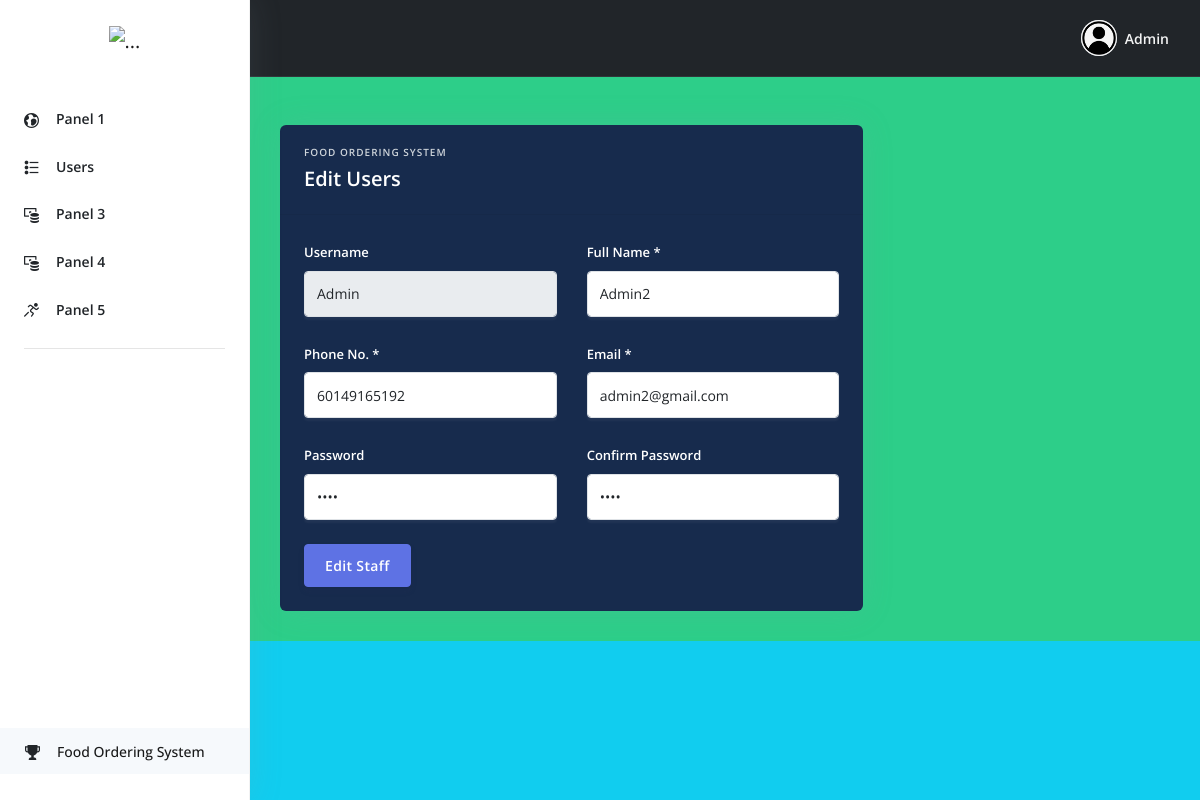
Screenshot of /Project/FoodOrderingSystem1.0/Admin/edituser.php?usrID=Admin (signed in) with the database file from the repository.
### tables this page shows
CREATE TABLE `users` (
  `username` varchar(50) NOT NULL,
  `password` varchar(255) NOT NULL,
  `name` varchar(255) NOT NULL,
  `email` varchar(255) NOT NULL,
  `Hp` varchar(99) NOT NULL,
  `type_user` varchar(255) NOT NULL,
  `ownerCategory` int(9) DEFAULT NULL
);

### Project/FoodOrderingSystem1.0/Admin/edituser.php (the view, shortened to what this page needs)
<!DOCTYPE html>
<?php
if(isset($_SESSION['username'])){
    $user = $_GET['usrID'];
?>
<html>
<?php include('topnav.php');?>
<body class="bg-info">
  <?php include('sidenav.php');?>
  <div class="main-content" id="panel">
    <div class="header bg-success pb-6">
      <div class="container-fluid">
        <br><br>
      </div>
    </div>
    <div class="container-fluid mt--6 bg-success">
      <div class="row">
        <div class="col-xl-8">
          <div class="card bg-default">
            <div class="card-header bg-transparent">
              <div class="row align-items-center">
                <div class="col">
                  <h6 class="text-light text-uppercase ls-1 mb-1">Food Ordering System</h6>
                  <h5 class="h2 text-white mb-0">Edit Users</h5>
                </div>
              </div>
            </div>
                <div class="card-body">
        <?php
        include "../Auth/connection.php";
        $JqueryGet = "select * from users WHERE username = '".$user."'";
        $JresultGet = mysqli_query($link,$JqueryGet);
        if(!$JresultGet)
        {
            die ("Invalid Query - get Items List: ". mysqli_error($link));
        }
        else
        {
            $row= mysqli_fetch_array($JresultGet, MYSQLI_BOTH);
?>
<form action="edituser.php" method="POST">
	<div class="row">
		<div class="col-xl-6">
			<div class="form-group">
				<label for="exampleFormControlInput1" class="h5 text-white mb-2" >Username</label>
				<input type="text" class="form-control text-dark" id="exampleFormControlInput1" name="username" value="<?php echo $row['username'];?>" disabled>
			</div>
			<div class="form-group">
				<label for="exampleFormControlInput1" class="h5 text-white mb-2" >Phone No. *</label>
				<input type="text" class="form-control text-dark" id="exampleFormControlInput1" name="number" value="<?php echo $row['Hp'];?>" required>
			</div>
			<div class="form-group">
				<label for="exampleFormControlInput1" class="h5 text-white mb-2" >Password </label>
				<input type="password" class="form-control text-dark" id="exampleFormControlInput1" name="pswd1" value="<?php echo $row['password'];?>">
			</div>
		</div>
		<div class="col-xl-6">
			<div class="form-group">
				<label for="exampleFormControlInput1" class="h5 text-white mb-2" >Full Name *</label>
				<input type="text" class="form-control text-dark" id="exampleFormControlInput1" name="name" value="<?php echo $row['name'];?>" required>
			</div>
			<div class="form-group">
				<label for="exampleFormControlInput1" class="h5 text-white mb-2" >Email *</label>
				<input type="text" class="form-control text-dark" id="exampleFormControlInput1" name="email" value="<?php echo $row['email'];?>" required>
			</div>
			<div class="form-group">
				<label for="exampleFormControlInput1" class="h5 text-white mb-2" >Confirm Password</label>
				<input type="password" class="form-control text-dark" id="exampleFormControlInput1" name="pswd2" value="<?php echo $row['password'];?>"  required>
			</div>
<?php     }?>
		</div>
	</div>
    <input class="btn btn-primary" type="submit" name="AddClient" value="Edit Staff">
</form>
  </div>
          </div>
        </div>
      </div>
    </div>
  </div>
</body>
</html>
<?php   }
else{   header('Location:index.php');}
?>

### rows the page displays
users: username "Admin", number "60149165192", name "Admin2", email "admin2@gmail.com"

### other values shown
$_SESSION['username'] "Admin"
